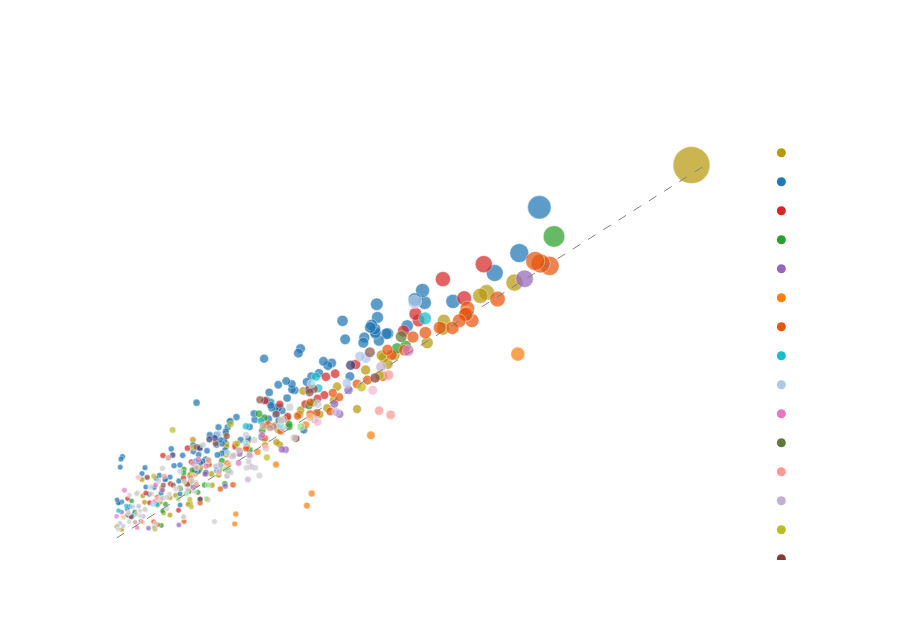

The cell this chart's notebook holds for it:
### Markdown cell above
### 2b — Reciprocity Scatter (Interactive)

Organisations appearing in **both** the top-500 incoming and top-500 outgoing lists for a given institution. Select an institution from the dropdown. The dashed diagonal marks perfect reciprocity — points above cite less back than they are cited; points below cite more than they receive. Bubble size = total citations · colour = country.

### Code cell
def compute_reciprocity(inb, out, recip_top=RECIP_TOP):
    inb_top = (inb.groupby(["legal_name","country_name"])["count"].sum()
               .reset_index().nlargest(recip_top,"count")
               .rename(columns={"count":"incoming"}))
    out_top = (out.groupby(["legal_name","country_name"])["count"].sum()
               .reset_index().nlargest(recip_top,"count")
               .rename(columns={"count":"outgoing"}))
    recip = pd.merge(inb_top[["legal_name","country_name","incoming"]],
                     out_top[["legal_name","country_name","outgoing"]],
                     on=["legal_name","country_name"], how="inner")
    recip["total"]     = recip["incoming"] + recip["outgoing"]
    recip["asymmetry"] = (recip["outgoing"] - recip["incoming"]) / recip["total"]
    return recip


def plot_reciprocity_interactive(datasets: dict, recip_top: int = RECIP_TOP) -> go.Figure:
    institutions  = list(datasets.keys())
    legend_groups = LEGEND_COUNTRIES + ["Other"]          # "Other" is filterable too
    n_groups      = len(legend_groups)
    block         = n_groups + 1                          # country traces + diagonal
    fig = go.Figure()

    # ── Institution traces (one per country group, + diagonal) ────────────
    for i, inst in enumerate(institutions):
        inb, out = datasets[inst]
        recip    = compute_reciprocity(inb, out, recip_top)
        visible  = (i == 0)

        # size scaling computed on the FULL institution dataset,
        # so bubbles stay comparable across country traces
        t = recip["total"]
        recip = recip.assign(
            size=5 + 32 * (t - t.min()) / (t.max() - t.min() + 1),
            group=recip["country_name"].where(
                recip["country_name"].isin(LEGEND_COUNTRIES), "Other"
            ),
        )

        for country in legend_groups:
            sub = recip[recip["group"] == country]
            fig.add_trace(go.Scatter(
                x=sub["incoming"], y=sub["outgoing"],
                mode="markers",
                name=country,
                legendgroup=country,          # linked to the legend dummy below
                showlegend=False,
                visible=visible,
                marker=dict(
                    size=sub["size"],
                    color=COUNTRY_COLORS.get(country, OTHER_COUNTRY_COLOR),
                    opacity=0.72,
                    line=dict(width=0.5, color="white"),
                ),
                customdata=sub[["legal_name", "country_name",
                                "incoming", "outgoing", "total"]].values,
                hovertemplate=(
                    "<b>%{customdata[0]}</b><br>%{customdata[1]}<br>"
                    "Incoming: %{customdata[2]:,.0f}<br>"
                    "Outgoing: %{customdata[3]:,.0f}<br>"
                    "Total: %{customdata[4]:,.0f}<extra></extra>"
                ),
            ))

        ax_min = float(min(recip[["incoming", "outgoing"]].min()))
        ax_max = float(max(recip[["incoming", "outgoing"]].max()))
        fig.add_trace(go.Scatter(
            x=[ax_min, ax_max], y=[ax_min, ax_max],
            mode="lines", line=dict(color="gray", dash="dash", width=1),
            visible=visible, showlegend=False, hoverinfo="skip",
        ))

    n_inst_traces = len(institutions) * block

    # ── Country legend traces (always visible, clickable filters) ─────────
    for country in legend_groups:
        fig.add_trace(go.Scatter(
            x=[None], y=[None], mode="markers",
            name=country,
            marker=dict(color=COUNTRY_COLORS.get(country, OTHER_COUNTRY_COLOR), size=9),
            showlegend=True, visible=True,
            legendgroup=country,              # same group as the data traces
        ))

    # ── Dropdown buttons ──────────────────────────────────────────────────
    buttons = []
    for i, inst in enumerate(institutions):
        vis = [False] * n_inst_traces + [True] * n_groups
        for j in range(block):                # this institution's block
            vis[i * block + j] = True
        buttons.append(dict(
            label=INSTITUTION_LABELS[inst],
            method="update",
            args=[
                {"visible": vis},
                {"title": {"text": (
                    f"Reciprocity Scatter — Top-{recip_top} Bilateral Partners"
                    f"  ({INSTITUTION_LABELS[inst]})<br>"
                    "<sup>Log scale · bubble size = total citations · colour = country"
                    " · click legend to filter countries</sup>"
                ), "x": 0.5}},
            ],
        ))

    fig.update_layout(
        template="plotly_white",
        height=640,
        paper_bgcolor='rgba(0,0,0,0)',
        plot_bgcolor='rgba(0,0,0,0)',
        font=dict(color="#FFFFFF", family="Inter, sans-serif', color='#333'"),
        title=dict(text=(
            f"Reciprocity Scatter — Top-{recip_top} Bilateral Partners"
            f"  ({INSTITUTION_LABELS[institutions[0]]})<br>"
            "<sup>Log scale · bubble size = total citations · colour = country</sup>"
        ),
        font=dict(family='Playfair Display, serif', size=18),
        x=0.5),
        xaxis=dict(type="log", title="Incoming citations", gridcolor="rgba(255,255,255,0.07)", zerolinecolor="rgba(255,255,255,0.15)"),
        yaxis=dict(type="log", title="Outgoing citations", gridcolor="rgba(255,255,255,0.07)", zerolinecolor="rgba(255,255,255,0.15)"),
        legend_title_text="Country",
        legend=dict(itemclick="toggleothers", itemdoubleclick="toggle", groupclick="togglegroup"),
        updatemenus=[dict(
            buttons=buttons,
            direction="down",
            showactive=False,
            x=0.0,
            xanchor="left",
            y=1.13,
            yanchor="top",
            bordercolor="rgba(255, 255, 255, 0.2)",
            font=dict(size=12, color="#FFFFFF", family="Inter, sans-serif"),
        )],
        margin=dict(t=120),
    )

    return fig

plot_reciprocity_interactive(ALL_DATASETS, RECIP_TOP).show()
fig = plot_reciprocity_interactive(ALL_DATASETS, RECIP_TOP)

HOVER_CSS = """
<style>
.updatemenu-item-rect:hover { fill: #B7990D !important; }
.updatemenu-item-rect:hover + .updatemenu-item-text,
.updatemenu-button:hover .updatemenu-item-text { fill: #320E3B !important; }
</style>
"""

FONT_CSS = """
<link rel="preconnect" href="https://fonts.googleapis.com">
<link href="https://fonts.googleapis.com/css2?family=Inter:wght@400;600&family=Playfair+Display:wght@600;700&display=swap" rel="stylesheet">
"""

fragment = fig.to_html(full_html=False, include_plotlyjs="cdn",
                       config={"responsive": True})
html = HOVER_CSS + fragment

try:
    BASE = Path(__file__).resolve().parent.parent
except NameError:
    BASE = Path.cwd()


# OUT_DIR = BASE / ".." / ".." / "website" / "visualizations"
# OUT_DIR.mkdir(parents=True, exist_ok=True)
# OUT_PATH = OUT_DIR / "reciprocity.html"

# with open(OUT_PATH, "w", encoding="utf-8") as f:
#     f.write(FONT_CSS + HOVER_CSS + fig.to_html(full_html=False,
#                                     include_plotlyjs="cdn",
#                                     config={"responsive": True}))

# print(f"Wrote {OUT_PATH}")
